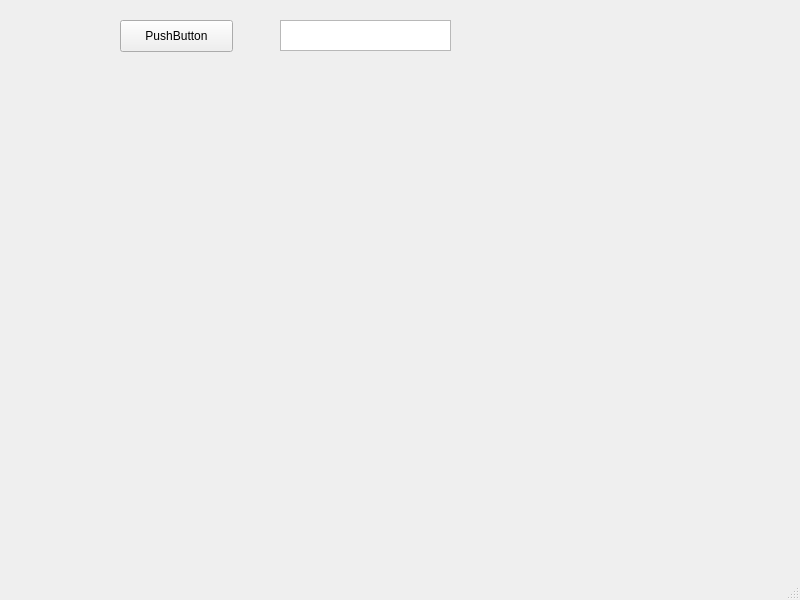
<?xml version="1.0" encoding="UTF-8"?>
<ui version="4.0">
 <class>MainWindow</class>
 <widget class="QMainWindow" name="MainWindow">
  <property name="geometry">
   <rect>
    <x>0</x>
    <y>0</y>
    <width>800</width>
    <height>600</height>
   </rect>
  </property>
  <property name="windowTitle">
   <string>MainWindow</string>
  </property>
  <widget class="QWidget" name="centralwidget">
   <widget class="QPushButton" name="pushButton">
    <property name="geometry">
     <rect>
      <x>120</x>
      <y>20</y>
      <width>113</width>
      <height>32</height>
     </rect>
    </property>
    <property name="text">
     <string>PushButton</string>
    </property>
   </widget>
   <widget class="QPlainTextEdit" name="plainTextEdit">
    <property name="geometry">
     <rect>
      <x>280</x>
      <y>20</y>
      <width>171</width>
      <height>31</height>
     </rect>
    </property>
   </widget>
  </widget>
  <widget class="QStatusBar" name="statusbar"/>
 </widget>
 <resources/>
 <connections/>
</ui>
